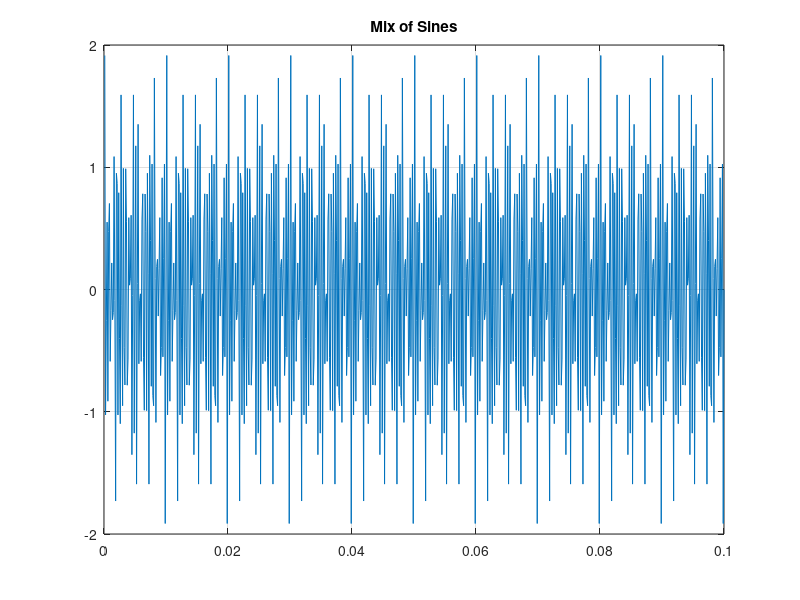
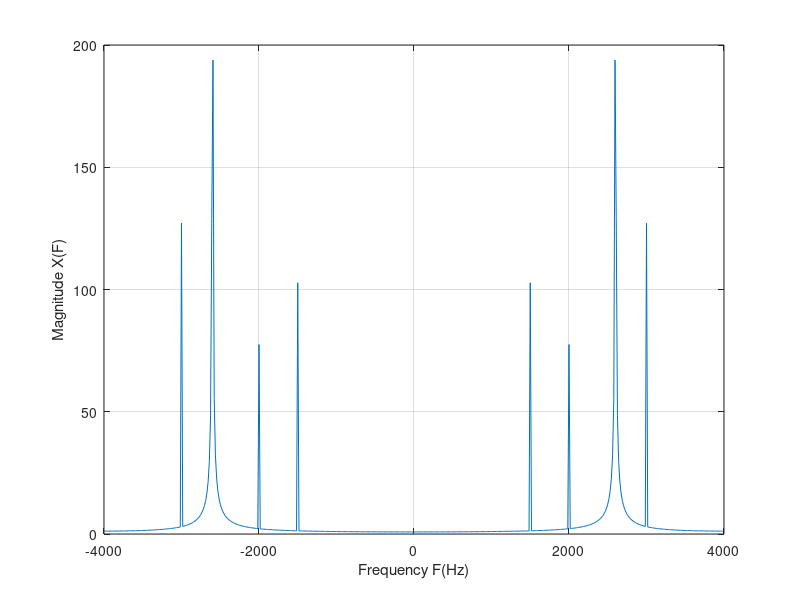
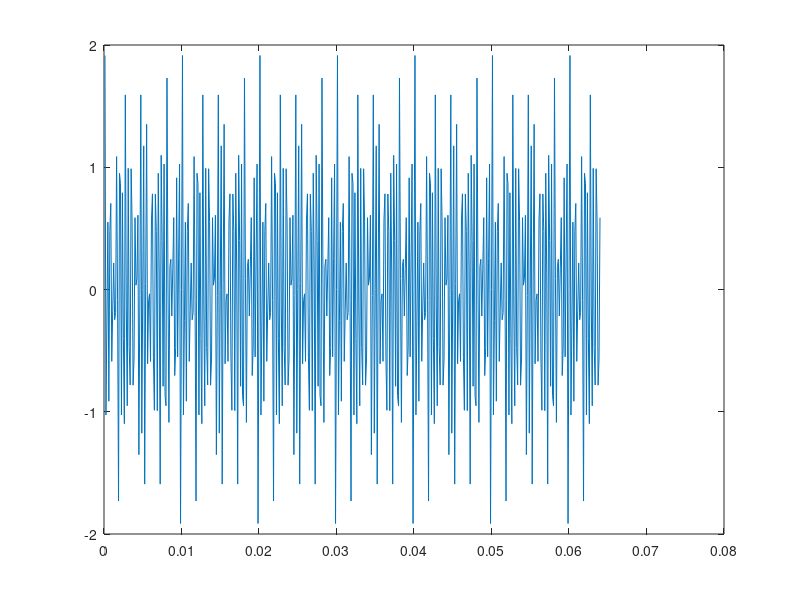

Reproduce these figures in MATLAB, in order.
Fsamp=8000;nFFT=512;
Amp=[.4 .3 .5 1];Freq=[1500;2000;3000;2600];
t=1/Fsamp:1/Fsamp:.1;
X=Amp*sin(2*pi*Freq*t);
plot(t,X);title('Mix of Sines');grid
x=X(1:512);
y=fft(x,nFFT);

mag = abs(y);
phase = angle(y);
phase = unwrap(phase);
fSpacing = Fsamp/nFFT;
fAxis = -Fsamp/2:fSpacing:Fsamp/2-fSpacing;
mag = fftshift(mag);
phase = fftshift(phase);figure

plot(fAxis,mag);grid;
xlabel('Frequency F(Hz)')
ylabel('Magnitude X(F)')

figure
plot(fAxis,phase);grid
xlabel('Frequency F(Hz)')
ylabel('Phase X(F)')

x=ifft(y,nFFT)
plot(t(1:512),x);